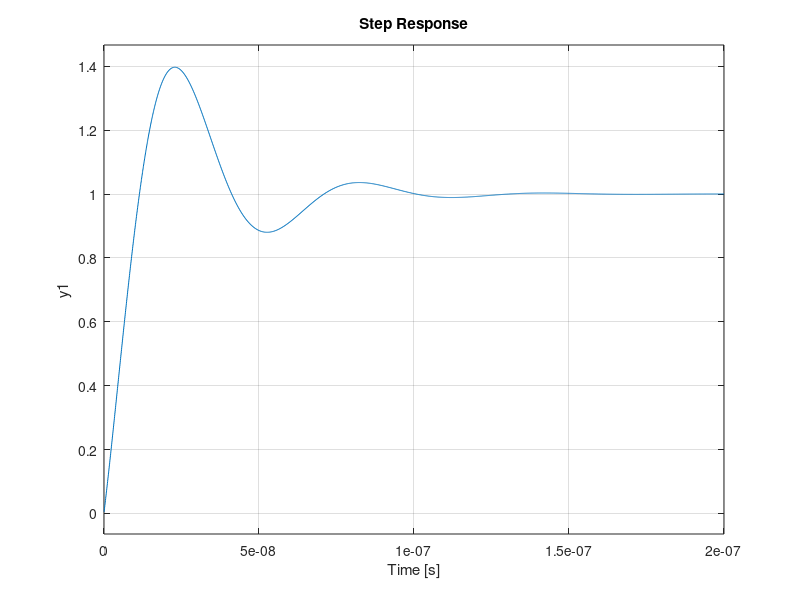

This figure's MATLAB source: (Note: this script raises an error after producing the figure.)
clear all
%close all

fs = 16e9; %GHz
Ts = 1/fs;
z = tf('z', Ts);

%%
L = 100000; % Simulation Length
t = [0:L-1].*Ts;

% System modelling
Kp = .005;
Ki = Kp/100;

H0 = Kp + Ki*z/(z-1);
NCO = z/(z-1);
H = feedback(H0*NCO,z^-0);

%% Step response
figure
step(H)

%% Ramp response
figure
step(H*z/(z-1))
hold all
step(z/(z-1))


% %%
figure
pzmap(H)

%%
